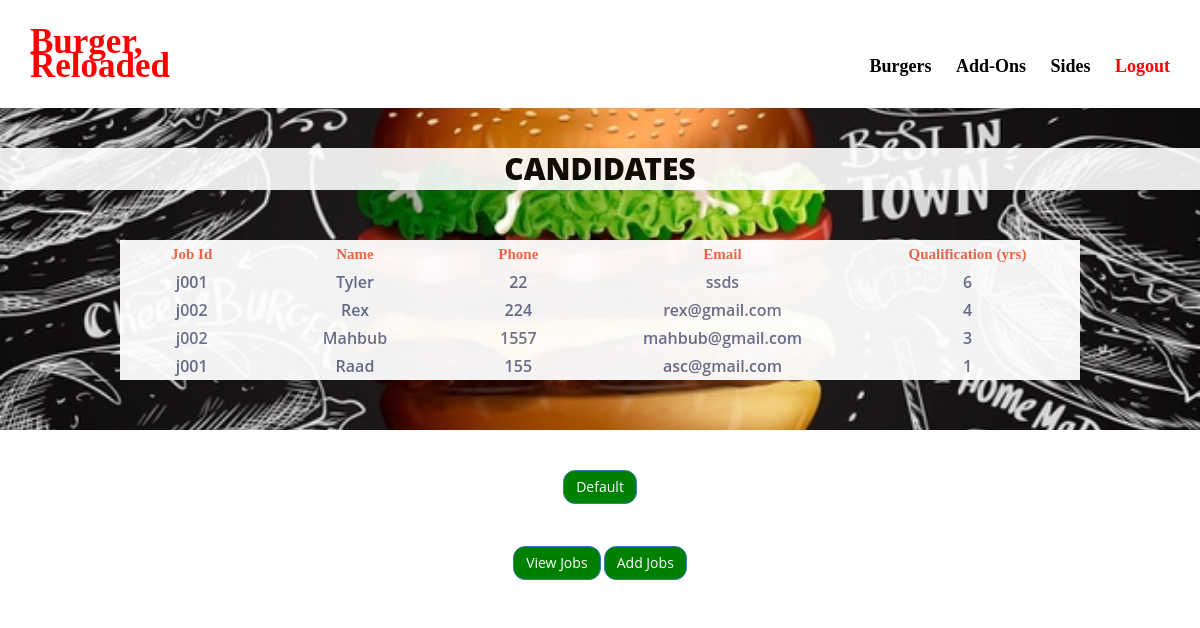
Screenshot of /View/admin_view_candidates_sorted.php with the database file from the repository.
### tables this page shows
CREATE TABLE `job_candidates` (
  `job_id` varchar(10) NOT NULL,
  `candidate_name` varchar(100) NOT NULL,
  `candidate_phone` int(13) NOT NULL,
  `candidate_email` varchar(50) NOT NULL,
  `qualifications` text NOT NULL
);

### View/admin_view_candidates_sorted.php (the view, shortened to what this page needs)
<html lang="en">
  <head>
      <link href="css/bootstrap.min.css" rel="stylesheet"/>
      <link href="css/font-awesome.min.css" rel="stylesheet"/>
      <link href="css/animate.min.css" rel="stylesheet"/>
      <link href="css/main.css" rel="stylesheet"/>
  </head>
  <body>
	<section id="header">
		<div class="row">
			<div class="col-md-2" style="font-size: 35px;color:red; font-family: Times New Roman;"> <a href ="../Controller/admin_home.php">Burger, </br>Reloaded </a></div>
			<div class="col-md-10" style="text-align: right"> <br>
				<a href="admin_burgers.php" style="margin-left: 20px;"> Burgers </a>
				<a href="admin_addons.php" style="margin-left: 20px;"> Add-Ons  </a>
				<a href="admin_sides.php" style="margin-left: 20px;"> Sides </a>
				<a href="../Controller/admin_login.php" style="margin-left: 20px; color: red"> Logout  </a>
			</div>
		</div>
	</section>
	<section id = "section1">
		<div class="title" style="color: black;background:white; opacity:90%;"> Candidates </div>
		<div style="margin-left:10%; margin-right:10%; margin-top:50px; margin-bottom:50px;text-align:center;background:white; opacity:95%;">
			<div class="row" style="padding:5px;">
				<div class="col-md-2"style="font-size:15px; color: #F2674A;font-family: Verdana;">  Job Id </div>
				<div class="col-md-2"style="font-size:15px; color: #F2674A;font-family: Verdana;">  Name </div>
				<div class="col-md-2"style="font-size:15px; color: #F2674A;font-family: Verdana;">  Phone </div>
                <div class="col-md-3"style="font-size:15px; color: #F2674A;font-family: Verdana;">  Email </div>
                <div class="col-md-3"style="font-size:15px; color: #F2674A;font-family: Verdana;">  Qualification (yrs)</div>
			</div>
			<?php
			require_once("../Model/DBconnect.php");
			$sql = "SELECT * FROM job_candidates ORDER BY qualifications desc";
			$result = mysqli_query($conn, $sql);
			if(mysqli_num_rows($result) > 0){
				while($row = mysqli_fetch_array($result)){
			?>
			<div class="row" style="padding:5px;">
				<div class="col-md-2">  <?php echo $row[0]; ?> </div>
				<div class="col-md-2">  <?php echo $row[1]; ?> </div>
				<div class="col-md-2">  <?php echo $row[2]; ?> </div>
                <div class="col-md-3">  <?php echo $row[3]; ?> </div>
                <div class="col-md-3">  <?php echo $row[4]; ?>
				</div>
			</div>
			<?php
				}
			}
			?>
		</div>
	</section>
	<section id="footer">
        <div class="border border-light p-3 mb-4">
          <div class="text-center">
		  <button type="button" class="btn btn-primary"style="background-color:green;border-radius: 12px;">
			<a href="admin_view_candidates.php">Default</a></button></br></br></br></br>
            <button type="button" class="btn btn-primary"style="background-color:green;border-radius: 12px;">
			<a href="admin_jobs.php">View Jobs</a></button>
            <button type="button" class="btn btn-primary"style="background-color:green;border-radius: 12px;">
			<a href="../Controller/admin_add_jobs.php">Add Jobs</a></button>
          </div>
        </div>
	</section>
  </body>
</html>

### View/css/main.css (style rules this page uses)
#header { background-color: rgb(255, 255, 255); color: black; font: 600 18px/24px Times New Roman; padding: 30px; padding-top: 30px; }
#section1 { background-image: url("../img/bg1.jpg"); background-color: rgba(40,57,101,.5); background-position: center; background-size: cover; background-repeat:no-repeat; position: relative; overflow: hidden; }
.title { width: 100%; padding: 12px 20px; margin-top: 40px; text-align:center; text-transform: Uppercase; font-weight: 800; font-size: 30px; }
#footer { background-color: #FFF; color: black; font: 600 12px/14px 'Open Sans',sans-serif; padding: 20px; padding-top: 40px; }
body { margin:0; color:#6a6f8c; font:600 16px/18px 'Open Sans',sans-serif; }
*,:after,:before { box-sizing:border-box }
a { color:inherit;text-decoration:none }

### rows the page displays
job_candidates: job "j001", candidate_name "Tyler", candidate_phone "22", candidate_email "ssds", qualifications "6"
job_candidates: job "j002", candidate_name "Rex", candidate_phone "224", candidate_email "rex@gmail.com", qualifications "4"
job_candidates: job "j002", candidate_name "Mahbub", candidate_phone "1557", candidate_email "mahbub@gmail.com", qualifications "3"
job_candidates: job "j001", candidate_name "Raad", candidate_phone "155", candidate_email "asc@gmail.com", qualifications "1"
